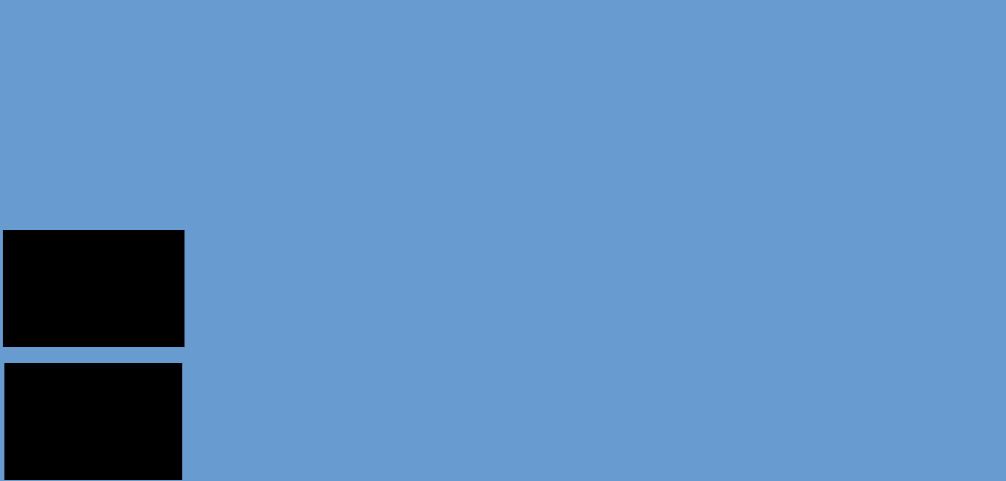
Frame 1 (no input)
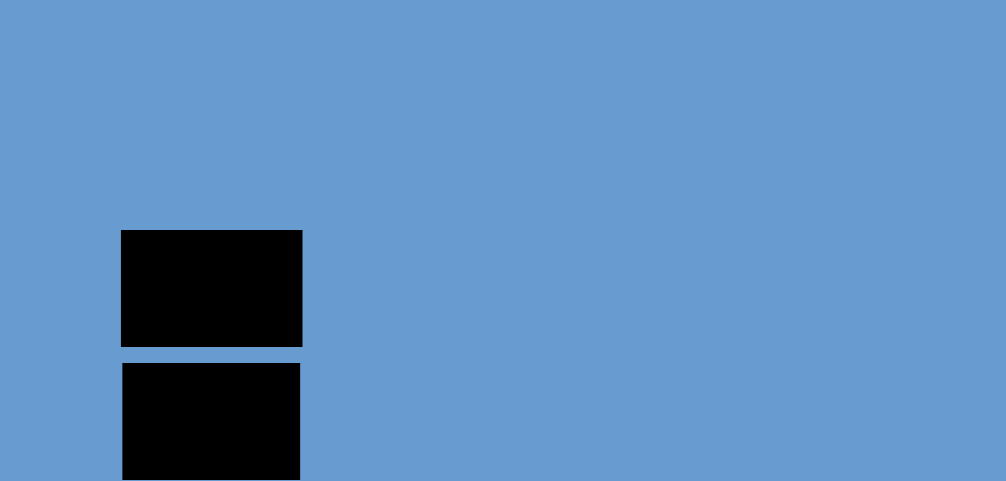
Frame 60 (the mouse pressed at the canvas centre just before this capture)
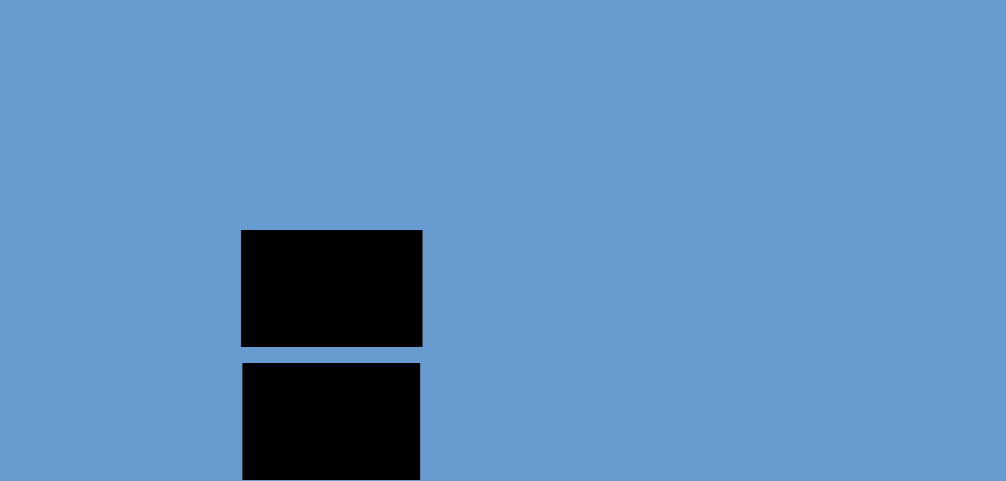
Frame 120 (the mouse held since frame 60 and released just before this capture)

The Processing sketch that drew these frames (run headless with seeded random() and noise(); from frame 60 on, the mouse is pressed at the canvas centre):

// Processing sketch: Projecto_CG
// ── Projecto_CG.pde

//dimensão no retângulo
float alturaRet = 117;
float baseRet = 177;

//coordenadas iniciais da janela
float janelaX = 0;
float janelaY = 81;

float [] posRectX = new float[5];
float [] posRectY = new float [5];
float [] posValidas = new float[3];

void setup() {
  //definir o tamanho da tela
  size(1006, 481);
  //tirar o contorno
  noStroke();

  //popular o vector de posições válidas
  for (int j = 0; j < posValidas.length; j++)
  {
    posValidas[j] = (j * (400/3)) + ((400/3 - 117));
  }

  for (int i = 0; i < posRectX.length; i++)
  {
    int k = (int)(random(0, 3)); 
    posRectX[i] = random(0, 10);
    posRectY[i] = posValidas[k];
  }
}

void draw() {

  //definir a cor do fundo da tela
  background(104, 155, 208);

  janelaX +=2 ; 
  translate(janelaX, janelaY);
  for (int i = 0; i < posRectX.length; i++)
  {
    fill(0);
    rect(posRectX[i], posRectY[i], baseRet, alturaRet);
  }
}
